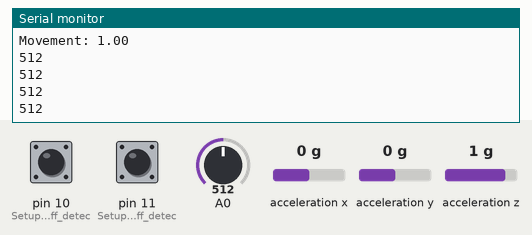
Simulated run of this sketch. Board: Arduino Uno, built with avr-gcc and run on an emulated ATmega328P. Parts: the last lines printed to the serial monitor. The inputs (shaded band) are chosen by the test bench; at power-on: acceleration x 0 g, pin 10 (Setup_for_leads_off_detec) LOW, acceleration y 0 g, A0 = 512, acceleration z 1 g, pin 11 (Setup_for_leads_off_detec) LOW.

Above: at 1.2 s.
1.3 s: acceleration x set to -1.4 g
4.3 s: pin 10 (Setup_for_leads_off_detec) pulled HIGH for 0.15 s
5.9 s: acceleration y set to -0.8 g
8.9 s: A0 set to 716
At 9.4 s:
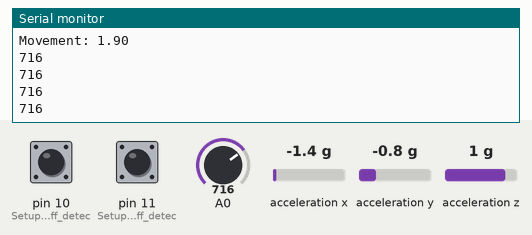
10.4 s: acceleration z set to -1.4 g
At 11.2 s:
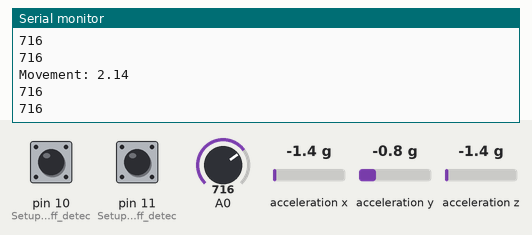
11.9 s: A0 set to 992
At 12.4 s:
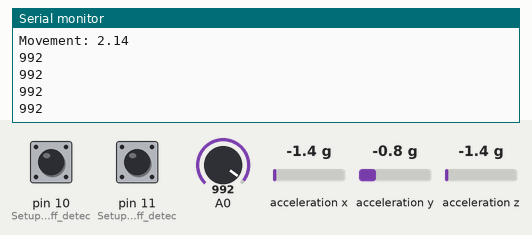
Timing chart, 0 to 14.4 s (numbered marks = the images above; inputs shaded):
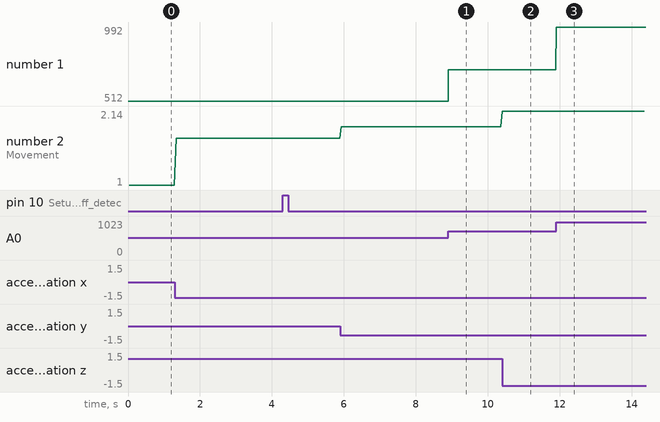

The sketch:

FEB.ino
```cpp
#include <Wire.h>                 // Must include Wire library for I2C
#include "SparkFun_MMA8452Q.h"    // Click here to get the library: http://librarymanager/All#SparkFun_MMA8452Q

MMA8452Q accel;                   // create instance of the MMA8452 class


void setup() {
  Serial.begin(38400);
  Serial.println("MMA8452Q Basic Reading Code!");
  Wire.begin();
  pinMode(10, INPUT); // Setup for leads off detection LO +
  pinMode(11, INPUT); // Setup for leads off detection LO -

  // Init all values in array to 0


  if (accel.begin() == false) {
    Serial.println("Not Connected. Please check connections and read the hookup guide.");
    while (1);
  }
}

 float total = 0.0;
 float accelMag = 0.0;
 int count = 0;
 float average = 0.0;

 float squaredX = 0.0;
 float squaredY = 0.0;
 float squaredZ = 0.0;

 float accelTotal = 0.0;
 String aWord;


void loop() {
      count ++;
      aWord = "Movement: ";

      squaredX = pow(accel.getCalculatedX(), 2);
      squaredY = pow(accel.getCalculatedY(), 2);
      squaredZ = pow(accel.getCalculatedZ(), 2);

      accelTotal = (squaredX + squaredY + squaredZ);


      accelMag =  sqrt(accelTotal);
      total += accelMag;
      average = total/count;
      aWord += accelMag;


      // if(accelMag >= average +1 || accelMag <= average -1){
         //aWord += " WARNING";

        //}

      if(count % 4 == 0){
        Serial.println(aWord);
      }

  if((digitalRead(10) == 1)||(digitalRead(11) == 1)){
    Serial.println('!');
  }
  else{
    // send the value of analog input 0:
      Serial.println(analogRead(A0));
  }
  delay(10);
  //Wait for a bit to keep serial data from saturating


}
```

Measured:
- after the input at 8.9 s, the serial monitor: prints a new line at once (image 1)
- after the input at 10.4 s, the serial monitor: prints a new line at once (image 2)
- after the input at 11.9 s, the serial monitor: prints a new line at once (image 3)
- plotted number 1: 512 → 716 after the input at 8.9 s, 716 → 992 after the input at 11.9 s
- plotted number 2: 1 → 1.72 after the input at 1.3 s, 1.72 → 1.9 after the input at 5.9 s, 1.9 → 2.14 after the input at 10.4 s
